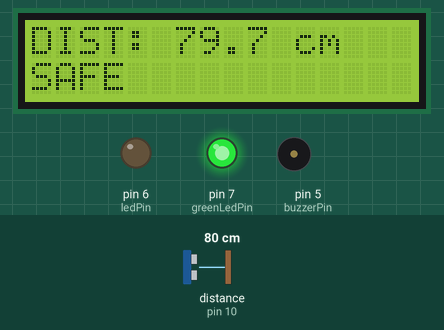
Simulated run of this sketch. Board: Arduino Uno, built with avr-gcc and run on an emulated ATmega328P. On the bench: 16×2 character LCD, output pins drawn as LEDs (lit = HIGH), buzzer (waves = sounding). Wiring (inferred from the names in the program): ultrasonic range finder: trigger pin 9; echo pin 10. Dashed ring = blinking. The test bench sets the inputs (shaded band); at power-on: distance to the obstacle (sensor on pin 10) 80 cm. The echo pulse lasts 58.3 µs per cm; pins used as bus, display or sensor lines are not drawn; what the sketch prints to the serial monitor is not drawn.

Above: at 2.7 s.
2.8 s: distance to the obstacle (sensor on pin 10) set to 53 cm
At 3.7 s:
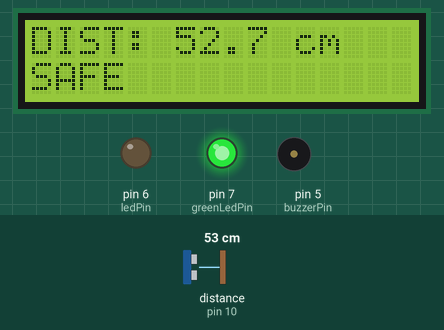
4.3 s: distance to the obstacle (sensor on pin 10) set to 46 cm
At 5.8 s:
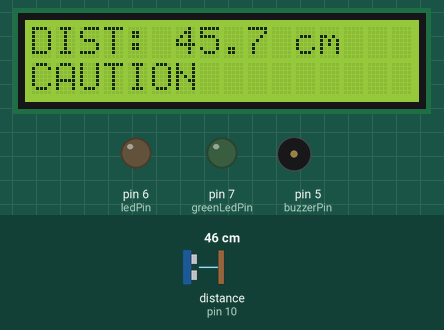
7.3 s: distance to the obstacle (sensor on pin 10) set to 22 cm
At 8.12 s:
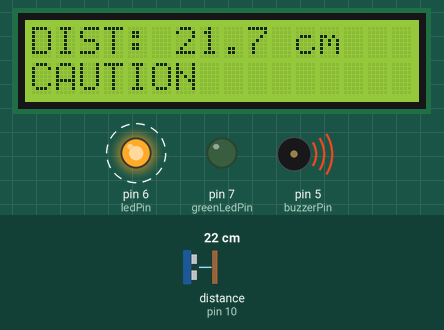
9.5 s: distance to the obstacle (sensor on pin 10) set to 19 cm
At 9.76 s:
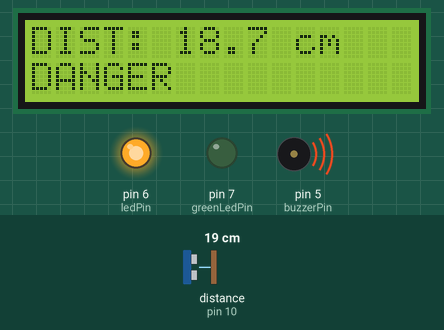
11.4 s: distance to the obstacle (sensor on pin 10) set to 7 cm
At 11.97 s:
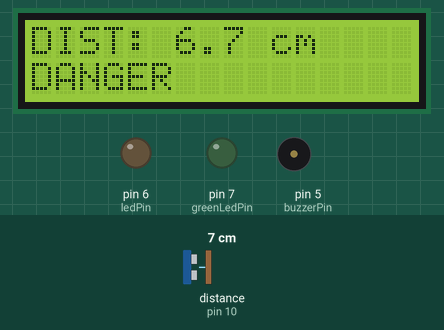
12.9 s: distance to the obstacle (sensor on pin 10) set to 4 cm
At 13.9 s:
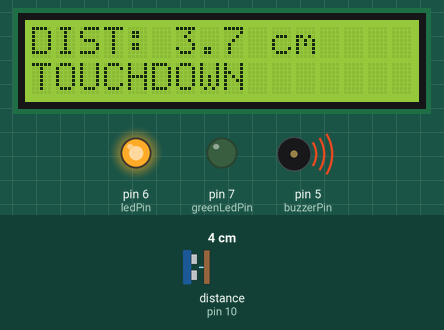
Timing chart, 0 to 15.5 s (numbered marks = the images above; inputs shaded):
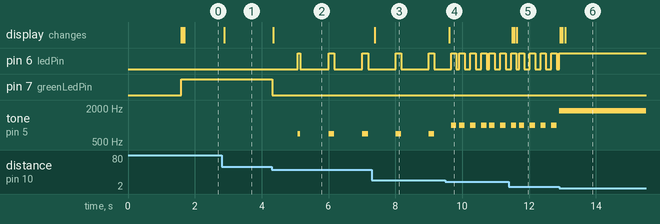

Measured:
- the behaviour switches between 51 and 50 cm on distance to the obstacle (sensor on pin 10) (found by bisection; images 1 and 2)
- the behaviour switches between 21 and 20 cm on distance to the obstacle (sensor on pin 10) (found by bisection; images 3 and 4)
- the behaviour switches between 6 and 5 cm on distance to the obstacle (sensor on pin 10) (found by bisection; images 5 and 6)
- after the input at 2.8 s, the display: changes after 0.07 s (image 1)
- after the input at 4.3 s, pin 6 (ledPin): LOW → HIGH after 0.78 s, then repeats every 1.0 s: LOW 0.84 s, HIGH 0.17 s; pin 7 (greenLedPin): HIGH → LOW at once; tone on pin 5 (buzzerPin): silent → 700 Hz after 0.78 s, then repeats every 1.0 s: silent 0.84 s, 700 Hz 0.17 s; the display: changes after 0.05 s (image 2)
- after the input at 7.3 s, the display: changes after 0.08 s (image 3)
- after the input at 9.5 s, the display: changes after 0.11 s (image 4)
- after the input at 11.4 s, the display: changes after 0.09 s (image 5)
- after the input at 12.9 s, pin 6 (ledPin): goes on until 12.9 s, then stays HIGH; the display: changes at once (image 6)

The sketch:

LANDER.ino
```cpp
#include <Wire.h>
#include <LiquidCrystal_I2C.h>
const int trigPin = 9;
const int echoPin = 10;
const int ledPin = 6;
const int buzzerPin=5;
const int greenLedPin = 7;
LiquidCrystal_I2C lcd(0x27, 16, 2);

void setup () {
    Serial.begin(9600);

    pinMode(trigPin, OUTPUT);
    pinMode(echoPin, INPUT);
    pinMode(ledPin, OUTPUT);
    pinMode(buzzerPin, OUTPUT);
    pinMode(greenLedPin, OUTPUT);
    lcd.init();
    lcd.backlight();

    lcd.setCursor(0, 0);
    lcd.print("LUNAR LANDER");

    lcd.setCursor(0, 1);
    lcd.print("SYSTEM ONLINE");

    delay(1500);
    lcd.clear();
}

void loop() {
    digitalWrite(trigPin, LOW);
    delayMicroseconds(2);

    digitalWrite(trigPin, HIGH);
    delayMicroseconds(10);
    digitalWrite(trigPin, LOW);

    long duration = pulseIn(echoPin, HIGH);

    float distance = duration * 0.0343/2;

    String status;

     if (distance > 50) {
        status = "SAFE";
        digitalWrite(ledPin, LOW);
        digitalWrite(greenLedPin, HIGH);
        noTone(buzzerPin);
    }
    else if (distance>20) {
        status = "CAUTION";

        digitalWrite(greenLedPin, LOW);
        unsigned long cycle = millis() % 1000;

        if (cycle < 150) {
            digitalWrite(ledPin, HIGH);
            tone(buzzerPin, 700);
        } else {
            digitalWrite(ledPin, LOW);
            noTone(buzzerPin);
        }
    }
    else if (distance>5) {
        status = "DANGER";
        digitalWrite(greenLedPin, LOW);
        unsigned long cycle = millis() % 300;

        if (cycle < 150) {
            digitalWrite(ledPin, HIGH);
            tone(buzzerPin, 1000);
        } else {
            digitalWrite(ledPin, LOW);
            noTone(buzzerPin);
        }
    }
    else {
        status = "TOUCHDOWN";
        digitalWrite(greenLedPin, LOW);
        digitalWrite(ledPin, HIGH);
        tone(buzzerPin, 1800);
    }


    Serial.print("Distance: ");
    Serial.print(distance);
    Serial.print(" cm | ");
    Serial.println(status);


    lcd.setCursor(0, 0);
    lcd.print("DIST: ");
    lcd.print(distance, 1);
    lcd.print(" cm   ");

    lcd.setCursor(0, 1);
    lcd.print(status);
    lcd.print("        ");

    delay(50);
}
```
